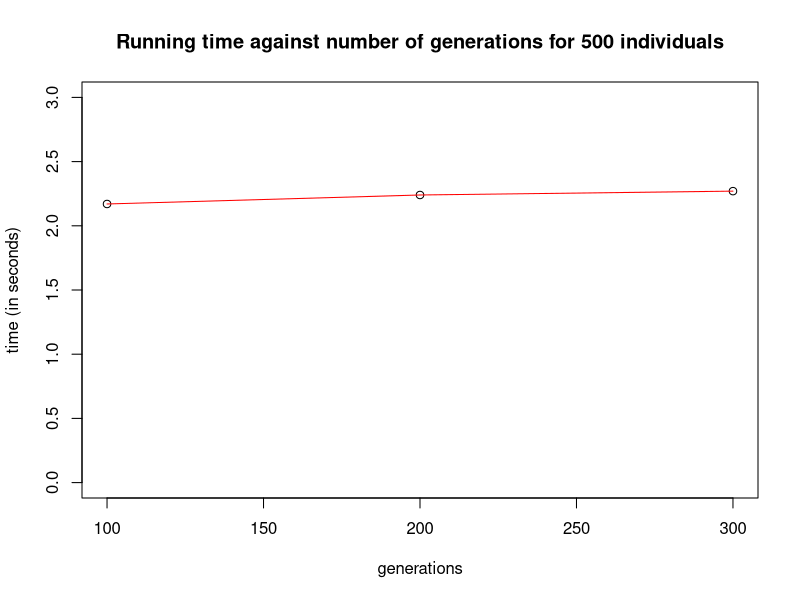

Generate this figure with R:
#run 'png(time12.png)' from R shell
generations <- c(100,200,300)
time <- c(2.17,2.24,2.27)

plot(generations, time, main="Running time against number of generations for 500 individuals", sub="",  xlab="generations", ylab="time (in seconds)",
xlim=c(100, 300), ylim=c(0, 3), lty=1)

lines(generations,time,col="red",lty=1)
#run 'dev.off()' from R shell

